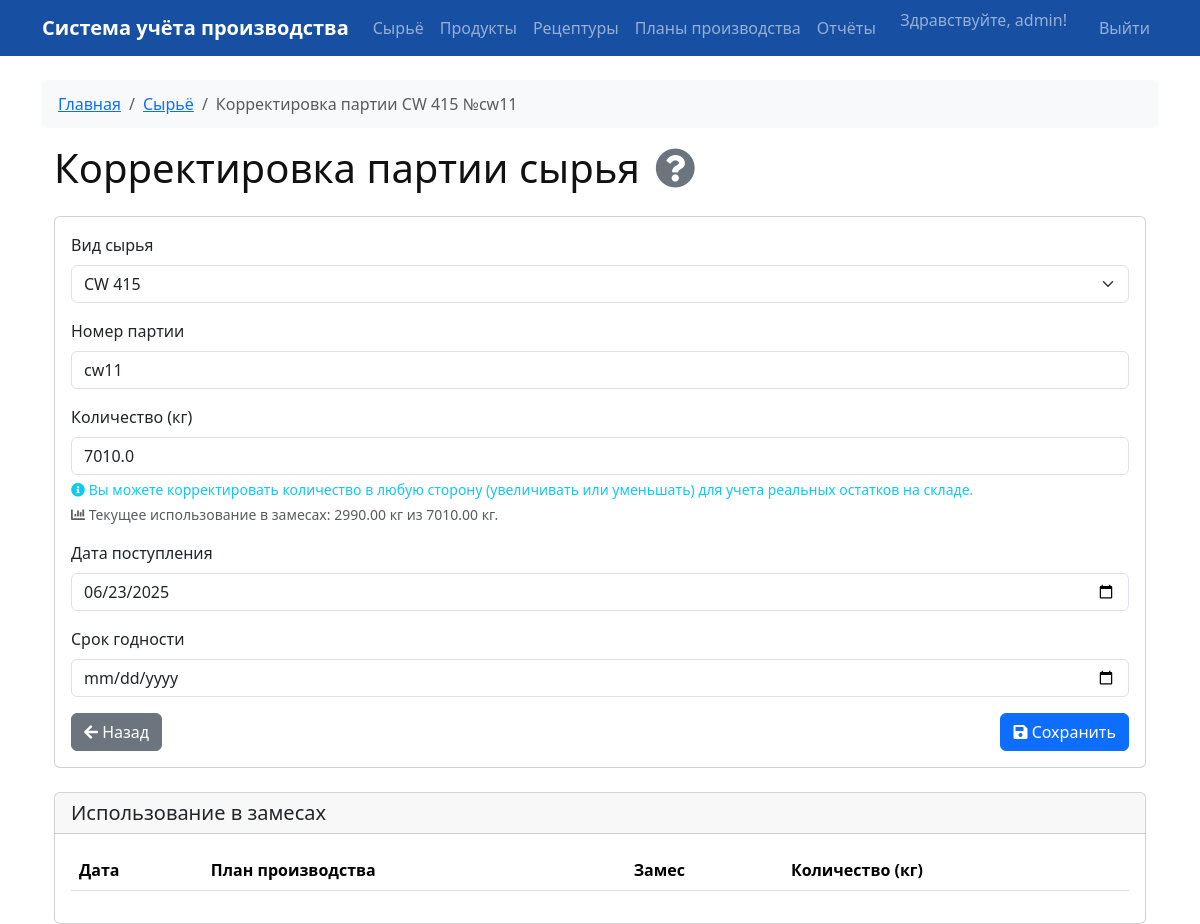
/raw_materials/edit/2 (signed in), run on the app's committed database.
### app/models.py (models this page shows, shortened)
class User(db.Model, UserMixin):
    __tablename__ = "users"
    id = Column(Integer, primary_key=True, index=True)
    email = Column(String, unique=True, index=True)
    username = Column(String, unique=True, index=True)
    hashed_password = Column(String)
    role = Column(SQLAlchemyEnum(UserRole))
    is_active = Column(Boolean, default=True)
    created_at = Column(DateTime(timezone=True), server_default=func.now())
    updated_at = Column(DateTime(timezone=True), onupdate=func.now())
    def is_admin(self):
        return self.role == UserRole.ADMIN

class RawMaterialType(db.Model):
    __tablename__ = "raw_material_types"
    id = Column(Integer, primary_key=True, index=True)
    name = Column(String, unique=True, index=True)
    created_at = Column(DateTime(timezone=True), server_default=func.now())
    updated_at = Column(DateTime(timezone=True), onupdate=func.now())
    raw_materials = relationship("RawMaterial", back_populates="type")
    recipe_items = relationship("RecipeItem", back_populates="material_type")

class RawMaterial(db.Model):
    __tablename__ = "raw_materials"
    id = Column(Integer, primary_key=True, index=True)
    name = Column(String, unique=True, index=True)
    type_id = Column(Integer, ForeignKey("raw_material_types.id"))
    batch_number = Column(String)
    quantity_kg = Column(Float)
    date_received = Column(DateTime(timezone=True))
    expiration_date = Column(DateTime(timezone=True))
    created_at = Column(DateTime(timezone=True), server_default=func.now())
    updated_at = Column(DateTime(timezone=True), onupdate=func.now())
    created_by = Column(Integer, ForeignKey("users.id"))
    type = relationship("RawMaterialType", back_populates="raw_materials")
    batches = relationship("MaterialBatch", back_populates="material")
    def get_usage(self):
        total_usage = 0.0
        for batch in self.batches:
            for batch_material in batch.batch_materials:
                total_usage += batch_material.quantity
        return total_usage

class BatchMaterial(db.Model):
    __tablename__ = "batch_materials"
    id = Column(Integer, primary_key=True, index=True)
    batch_id = Column(Integer, ForeignKey("production_batches.id"))
    material_batch_id = Column(Integer, ForeignKey("material_batches.id"))
    quantity = Column(Float)
    created_at = Column(DateTime(timezone=True), server_default=func.now())
    updated_at = Column(DateTime(timezone=True), onupdate=func.now())
    created_by = Column(Integer, ForeignKey("users.id"))
    batch = relationship("ProductionBatch", back_populates="materials")
    material_batch = relationship("MaterialBatch", back_populates="batch_materials")

### app/routes.py (the view, shortened to what this page needs)
@app.route('/raw_materials/edit/<int:id>', methods=['GET', 'POST'])
@admin_required
def edit_raw_material(id):
    material = RawMaterial.query.get_or_404(id)
    form = RawMaterialForm(obj=material)
    form.type_id.choices = [(t.id, t.name) for t in RawMaterialType.query.all()]
    return render_template('edit_raw_material.html', form=form, material=material)

### app/forms.py (shortened to what this page needs)
class RawMaterialForm(FlaskForm):
    type_id = SelectField('Вид сырья', coerce=int, validators=[DataRequired()])
    batch_number = StringField('Номер партии', validators=[DataRequired()])
    quantity_kg = FloatField('Количество (кг)', validators=[DataRequired()])
    date_received = DateField('Дата поступления', format='%Y-%m-%d')
    expiration_date = DateField('Срок годности', format='%Y-%m-%d')
    submit = SubmitField('Добавить партию')
    def __init__(self, *args, **kwargs):
        super(RawMaterialForm, self).__init__(*args, **kwargs)
        self.original_material = kwargs.get('obj')

### app/__init__.py (called while the page is built)
@login_manager.user_loader
def load_user(user_id):
    from .models import User
    return User.query.get(int(user_id))

### app/templates/edit_raw_material.html (shortened to what this page needs)
{% extends "base.html" %}
{% block breadcrumb %}
<nav aria-label="breadcrumb">
    <ol class="breadcrumb">
        <li class="breadcrumb-item"><a href="{{ url_for('index') }}">Главная</a></li>
        <li class="breadcrumb-item"><a href="{{ url_for('raw_materials') }}">Сырьё</a></li>
        <li class="breadcrumb-item active">Корректировка партии {{ material.type.name }} №{{ material.batch_number }}</li>
    </ol>
</nav>
{% endblock %}
{% block content %}
<div class="container">
    <h1 class="mb-4">
        Корректировка партии сырья
        <i class="fas fa-question-circle help-icon"
           data-bs-toggle="tooltip"
           title="Здесь вы можете изменить информацию о партии сырья, включая корректировку количества для учета реальных остатков на складе."></i>
    </h1>
    <div class="card">
        <div class="card-body">
            <form method="POST">
                <div class="mb-3">
                    {{ form.type_id.label(class="form-label") }}
                    {{ form.type_id(class="form-select") }}
                </div>
                <div class="mb-3">
                    {{ form.batch_number.label(class="form-label") }}
                    {{ form.batch_number(class="form-control") }}
                </div>
                <div class="mb-3">
                    {{ form.quantity_kg.label(class="form-label") }}
                    {{ form.quantity_kg(class="form-control") }}
                    <div class="form-text text-info">
                        <i class="fas fa-info-circle"></i>
                        Вы можете корректировать количество в любую сторону (увеличивать или уменьшать) для учета реальных остатков на складе.
                    </div>
                    {% if material.get_usage() > 0 %}
                    <div class="form-text text-muted">
                        <i class="fas fa-chart-bar"></i>
                        Текущее использование в замесах: {{ "%.2f"|format(material.get_usage()) }} кг из {{ "%.2f"|format(material.quantity_kg) }} кг.
                    </div>
                    {% endif %}
                </div>
                <div class="mb-3">
                    {{ form.date_received.label(class="form-label") }}
                    {{ form.date_received(class="form-control", type="date") }}
                </div>
                <div class="mb-3">
                    {{ form.expiration_date.label(class="form-label") }}
                    {{ form.expiration_date(class="form-control", type="date") }}
                </div>
                <div class="d-flex justify-content-between">
                    <a href="{{ url_for('raw_materials') }}" class="btn btn-secondary">
                        <i class="fas fa-arrow-left"></i> Назад
                    </a>
                    <button type="submit" class="btn btn-primary">
                        <i class="fas fa-save"></i> Сохранить
                    </button>
                </div>
            </form>
        </div>
    </div>
    {% if material.get_usage() > 0 %}
    <div class="card mt-4">
        <div class="card-header">
            <h5 class="card-title mb-0">Использование в замесах</h5>
        </div>
        <div class="card-body">
            <div class="table-responsive">
                <table class="table table-striped">
                    <thead>
                        <tr>
                            <th>Дата</th>
                            <th>План производства</th>
                            <th>Замес</th>
                            <th>Количество (кг)</th>
                        </tr>
                    </thead>
                </table>
            </div>
        </div>
    </div>
    {% endif %}
</div>
{% endblock %}

### app/templates/base.html (shortened to what this page needs)
<!doctype html>
<html lang="ru">
<head>
    <link href="https://cdn.jsdelivr.net/npm/bootstrap@5.3.2/dist/css/bootstrap.min.css" rel="stylesheet">
    <link href="https://cdnjs.cloudflare.com/ajax/libs/font-awesome/5.15.4/css/all.min.css" rel="stylesheet">
    <link href="https://cdn.datatables.net/1.11.5/css/dataTables.bootstrap5.min.css" rel="stylesheet">
</head>
<body>
{% set user = current_user if current_user.is_authenticated else None %}
<nav class="navbar navbar-expand-lg navbar-dark bg-primary mb-4">
    <div class="container">
        <a class="navbar-brand" href="/">
            <span>Система учёта производства</span>
        </a>
        <div class="collapse navbar-collapse" id="navbarNav">
            <ul class="navbar-nav me-auto">
                <li class="nav-item">
                    <a class="nav-link" href="/raw_materials"
                       data-bs-toggle="tooltip" title="Управление сырьем и его партиями">
                        Сырьё
                    </a>
                </li>
                <li class="nav-item">
                    <a class="nav-link" href="/products"
                       data-bs-toggle="tooltip" title="Управление продуктами">
                        Продукты
                    </a>
                </li>
                <li class="nav-item">
                    <a class="nav-link" href="/recipes"
                       data-bs-toggle="tooltip" title="Создание и редактирование рецептур">
                        Рецептуры
                    </a>
                </li>
                <li class="nav-item">
                    <a class="nav-link" href="/production_plans"
                       data-bs-toggle="tooltip" title="Планирование и контроль производства">
                        Планы производства
                    </a>
                </li>
                <li class="nav-item">
                    <a class="nav-link" href="/reports"
                       data-bs-toggle="tooltip" title="Просмотр отчетов и аналитики">
                        Отчёты
                    </a>
                </li>
            </ul>
            <ul class="navbar-nav ms-auto">
                {% if user %}
                    <li class="nav-item">
                        <span class="navbar-text me-2">Здравствуйте, {{ user.username }}!</span>
                    </li>
                    <li class="nav-item">
                        <a class="nav-link ms-3" href="{{ url_for('logout') }}">Выйти</a>
                    </li>
                {% else %}
                    <li class="nav-item">
                        <a class="nav-link" href="{{ url_for('login') }}">Войти</a>
                    </li>
                {% endif %}
            </ul>
        </div>
    </div>
</nav>
<div class="container">
    {% block breadcrumb %}{% endblock %}
    {% block content %}{% endblock %}
</div>
</body>
</html>

### app/templates/base.html (style rules this page uses)
:root { --main-blue: #174fa3; --main-blue-dark: #113366; --main-blue-light: #e6f0fa; }
body { background: #fff; color: #111; }
.navbar { background: var(--main-blue) !important; }
.navbar-brand, .navbar-brand span { color: #fff !important; font-weight: bold; }
.table thead { background: var(--main-blue-dark); color: #fff; }
.help-icon { color: #6c757d; cursor: pointer; margin-left: 5px; }
.breadcrumb { background-color: #f8f9fa; padding: 0.75rem 1rem; border-radius: 0.25rem; }

### data on the page
User: username "admin"
RawMaterialType: type.name "CW 415"
RawMaterial: batch_number "cw11", type_id "CW 415", quantity_kg "7010.0", quantity_kg "7010.00", date_received "06/23/2025"
BatchMaterial: get_usage "2990.00"
